Frame 1 (no input): blank canvas, image omitted
Frame 60 (no input): blank canvas, image omitted
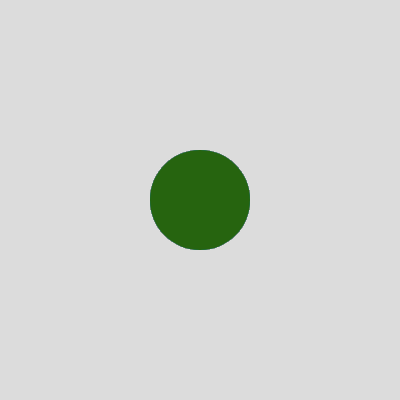
Frame 120 (the mouse pressed at the canvas centre since frame 60)

The p5.js sketch whose frames 1 and 60 were blank and that drew this single picture after the mouse press (run headless with seeded random() and noise() and a simulated clock; from frame 60 on, the mouse is pressed at the canvas centre):

// p5.js sketch
// ── sketch.js
function setup() {
  createCanvas(400, 400);
  background(220);
}

function draw() {
  if (mouseIsPressed){
    noStroke();
    fill(random(255),random(255),random(255));
  circle(mouseX, mouseY,100);
  }
}
